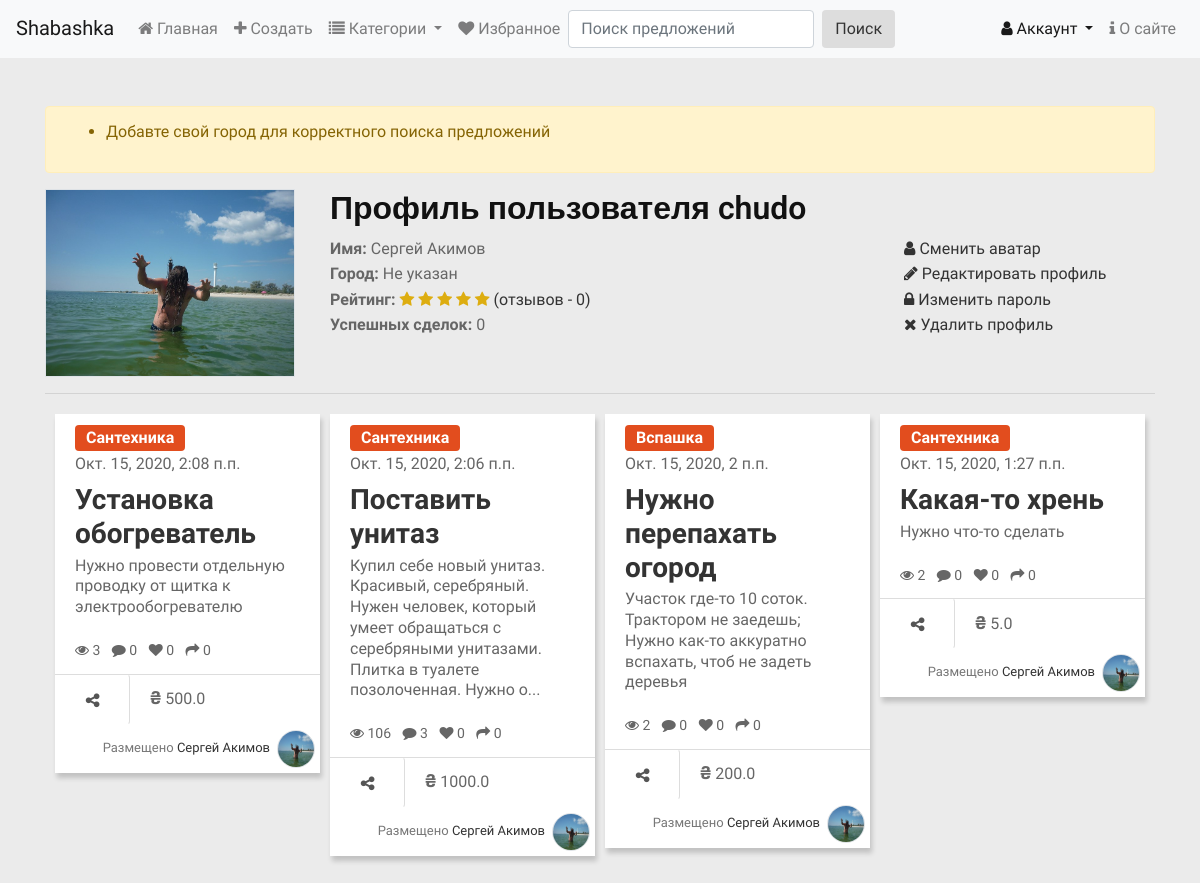
The app's page /accounts/profile/ (signed in), older data.
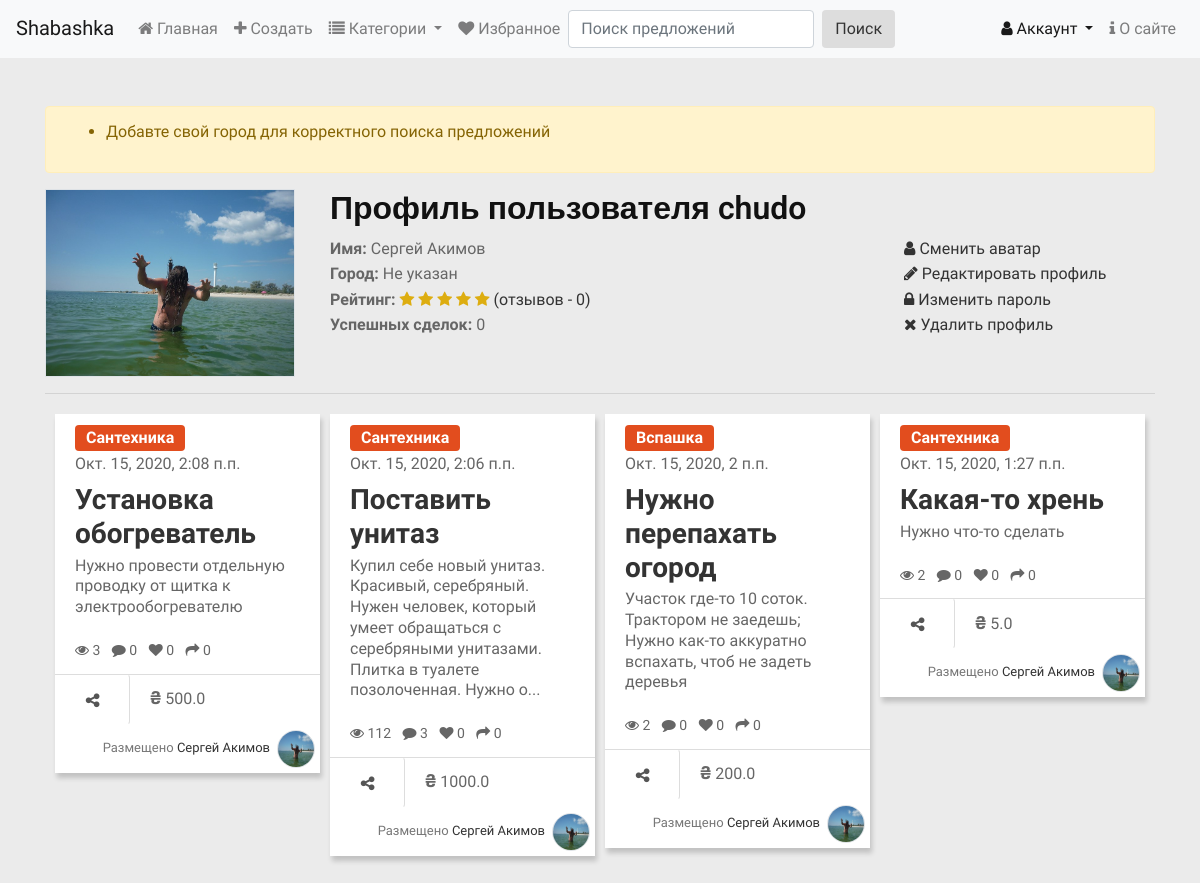
The same page, newer data.
### main/models.py (models this page shows, shortened)
class Offer(models.Model):
    STATUS = [
        ('n', 'Новое'),
        ('a', 'Принято'),
        ('d', 'Выполнено')
    ]
    category = models.ForeignKey(SubCategory, on_delete=models.PROTECT, verbose_name="Категория")
    title = models.CharField(max_length=64, verbose_name="Предложение")
    content = models.TextField(verbose_name="Описание")
    price = models.FloatField(default=0, verbose_name="Цена")
    image = models.ImageField(blank=True, upload_to=get_timestamp_path, verbose_name="Фото")
    author = models.ForeignKey(ShaUser, on_delete=models.CASCADE, verbose_name="Автор")
    is_active = models.BooleanField(default=True, db_index=True, verbose_name="Активное")
    created = models.DateTimeField(auto_now_add=True, db_index=True, verbose_name="Опубликовано" )
    reviews = models.IntegerField(default=0, verbose_name="Просмотров")
    shared = models.IntegerField(default=0, verbose_name="Поделились")
    status = models.CharField(max_length=1, default='n', null=True, blank=True, db_index=True, choices=STATUS, verbose_name="Статус")
    winner = models.ForeignKey(ShaUser, on_delete=models.SET_NULL, null=True, blank=True, related_name="accepted_offers" , verbose_name="Исполнитель")
    class Meta:
        verbose_name = "Предложение"
        verbose_name_plural = "Предложения"
        ordering = ["-created"]

class Category(models.Model):
    name = models.CharField(max_length=20, unique=True, db_index=True, verbose_name="Название")
    order = models.SmallIntegerField(default=0, db_index=True, verbose_name="Порядок")
    super_category = models.ForeignKey('SuperCategory', on_delete=models.PROTECT, null=True, blank=True,
                                        verbose_name="Надкатегория")

class ShaUser(AbstractUser):
    is_activated = models.BooleanField(default=True, db_index=True, verbose_name="Активирован")
    send_message = models.BooleanField(default=True, db_index=True, verbose_name="Отправлять оповещения?")
    location = models.CharField(max_length=64, null=True, blank=True, verbose_name="Населенный пункт" )
    average_rating = models.DecimalField(max_digits=2, decimal_places=1, null=True, blank=True, verbose_name="Средний рейтинг")
    favorite = models.ManyToManyField("self", symmetrical=False, blank=True, related_name="followers", verbose_name="Избранное")
    class Meta(AbstractUser.Meta):
        pass

class ShaUserAvatar(models.Model):
    user = models.OneToOneField(ShaUser, on_delete=models.CASCADE, related_name="avatar", verbose_name="Пользователь",)
    image = models.ImageField(verbose_name="Аватар")
    class Meta:
        verbose_name = "Аватар"
        verbose_name_plural = "Аватары"

### main/views.py (the view)
# urls.py: path('accounts/profile/', views.profile, name="profile"),
@login_required
def profile(request):
    if request.method == "POST":
        instance, created = ShaUserAvatar.objects.get_or_create(user=request.user)
        avatar_form = AvatarForm(request.POST, request.FILES, instance=instance)
        if avatar_form.is_valid():
            avatar_form.save()
            messages.add_message(request, messages.SUCCESS, 'Установлен новый аватар')
        else:
            messages.add_message(request, messages.ERROR, 'Ошибка! Файл не поддерживается')
    else:
        avatar_form = AvatarForm(initial={"user": request.user})
    offers = Offer.objects.filter(author=request.user.pk)
    reviews = request.user.rating.count()
    context = {"offers": offers, "avatar_form": avatar_form, 'reviews': reviews}
    return render(request, "main/profile.html", context)

### main/forms.py
class AvatarForm(forms.ModelForm):
    class Meta:
        model = ShaUserAvatar
        fields = "__all__"
        widgets = {
            "user": forms.HiddenInput
        }

### main/models.py (called while the page is built)
    def get_queryset(self):
        return super().get_queryset().filter(super_category__isnull=False)

### main/templatetags/custom_tags.py (called while the page is built)
@register.simple_tag()
def limit_text(content):
    if len(content) > 150:
        return content[:150] + '...'
    else:
        return content

@register.filter
def in_followers(user, author):
    count = author.followers.filter(pk=user.id).count()
    return count > 0

### main/templates/main/profile.html (shortened to what the changed rows need)
{% extends 'main/layout.html' %}
{% load static %}
{% load thumbnail %}
{% load bootstrap4 %}
{% load crispy_forms_tags %}
{% load custom_tags %}
{% block body %}
<div class="container py-5">
<div id="page-content" class="index-page">
    <div id="container">
        {% for offer in offers %}
        <div class="item">
            <div class="content-item">
                {% url 'main:detail' category_pk=offer.category.pk pk=offer.pk as url %}
                <a href="{% url 'main:by_category' pk=offer.category.pk %}" class="btn btn-small btn-{{offer.category.super_category.order}}">{{offer.category.name}}</a>
                <div class="time"> {{offer.created}}</div>
                <h3 class="title-item"><a href="{{url}}{{all}}">{{offer.title}}</a></h3>
                <p class="info">{% limit_text offer.content %}</p>
                <ul class="list-inline">
                    <li class="list-inline-item"><i class="fa fa-eye"></i> {{ offer.reviews }} </li>
                    <li class="list-inline-item"><i class="fa fa-comment"></i> {{offer.comment_set.count}}</li>
                    <li class="list-inline-item"><i class="fa fa-heart
                        "></i>
                        {{ offer.author.followers.count }} </li>
                    <li class="list-inline-item"><i class="fa fa-share"></i> {{offer.shared}}</li>
                </ul>
            </div>
            <div class="bottom-item">
                <a href="#" class="btn btn-share share"><i class="fa fa-share-alt"></i> </a>
                <span class="mx-3"><span class="uah">&#8372</span> {{offer.price}}</span>
                <span class="user f-right">Размещено
                    <a href="{% url 'main:profile_by_id' pk=offer.author.pk %}">
                        {% if offer.author.first_name and offer.author.last_name %}
                        {{offer.author.first_name}} {{offer.author.last_name}}
                        {% else %}
                        {{offer.author}}
                        {% endif %}
                    </a>
                    {% if user.avatar.image %}
                    <img class="border profile-img rounded-circle" src="{% thumbnail user.avatar.image 'default' %}" alt="">
                    {% else %}
                    <img class="border profile-img rounded-circle" style="background-color: #777;" src="{% static 'main/images/profile-ph.png' %}" alt="">
                    {% endif %}
                </span>
            </div>
        </div>
        {% endfor %}
    </div>
</div>
</div>
{% endblock %}

Row changes from the older to the newer data that the page shows:
changed Offer "Поставить унитаз": reviews "106" → "112"
